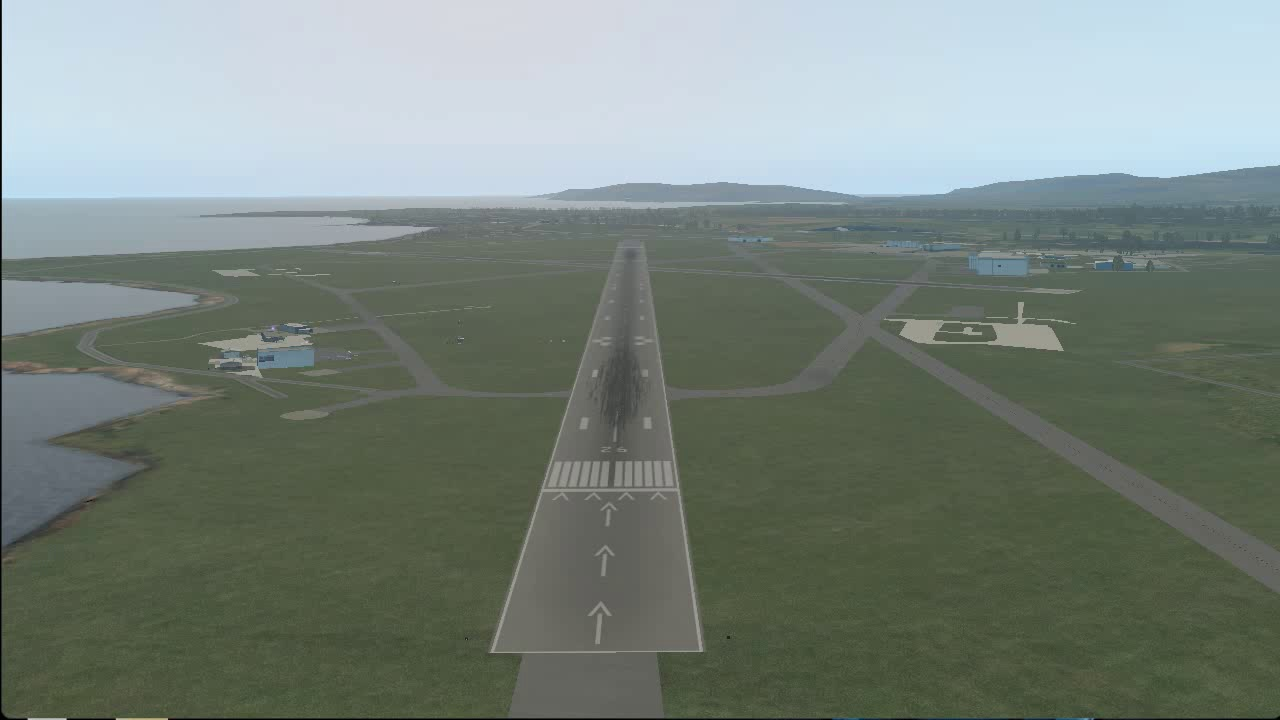
#> input picture inspection_frames/frame_0001.jpg, 1280 x 720 px, found by its file name
$ python roi_hough_test.py
#> lines starting #> are read from the running program, lines starting #| are printed output that depends on the picture
import cv2

IMAGE = r".\inspection_frames\frame_0001.jpg"

image = cv2.imread(IMAGE)
#> image is the input picture: shape (720, 1280, 3); mean B, G, R 124.6, 131.9, 120.8

if image is None:
    raise RuntimeError("Could not open image.")

gray = cv2.cvtColor(image, cv2.COLOR_BGR2GRAY)
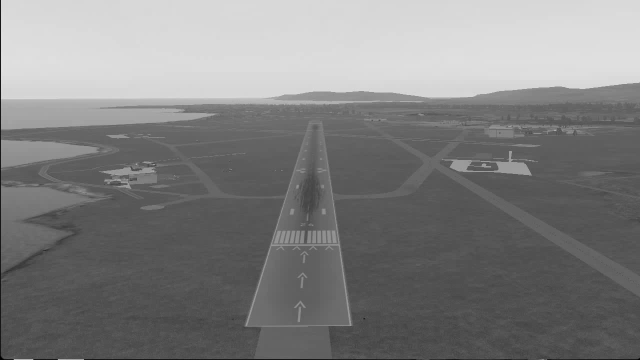
#> gray: shape (720, 1280) (shown at 1/2 size); min 0, max 226, mean 127.7

edges = cv2.Canny(gray, 50, 150)
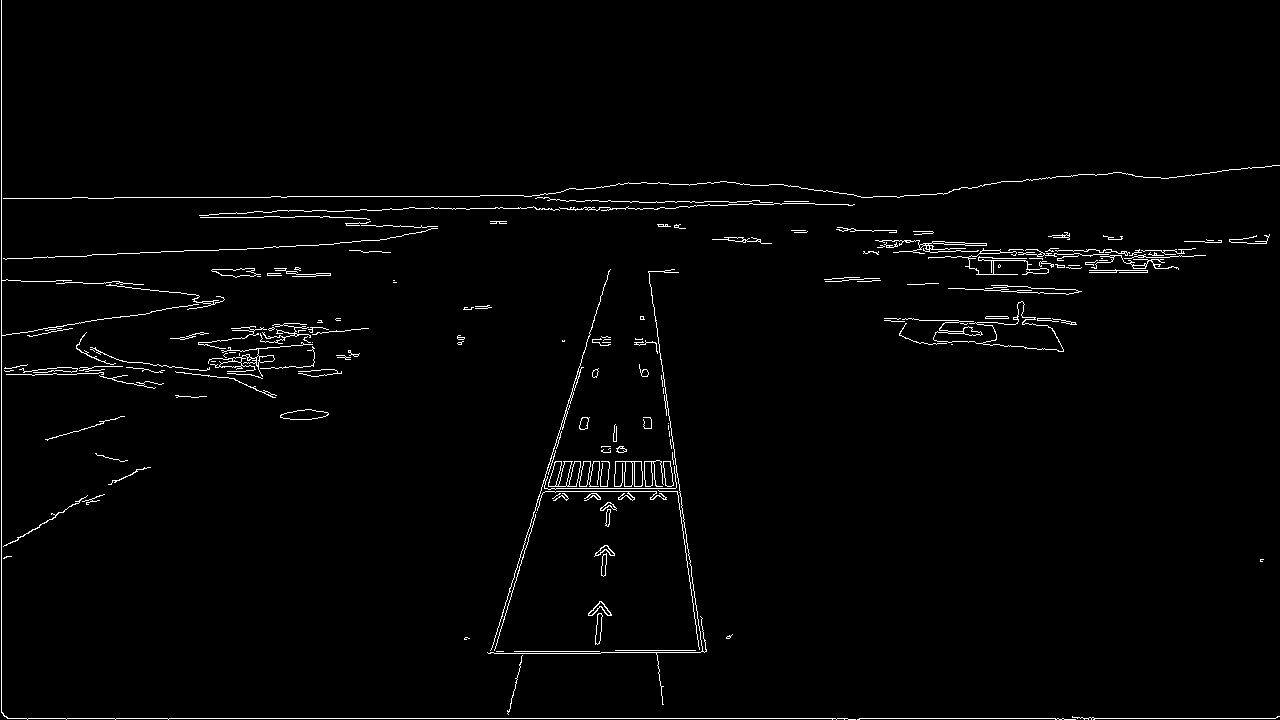
#> edges: shape (720, 1280); 1.8% white in thin lines or dots

height, width = edges.shape

roi = edges[int(height * 0.30):height, :]
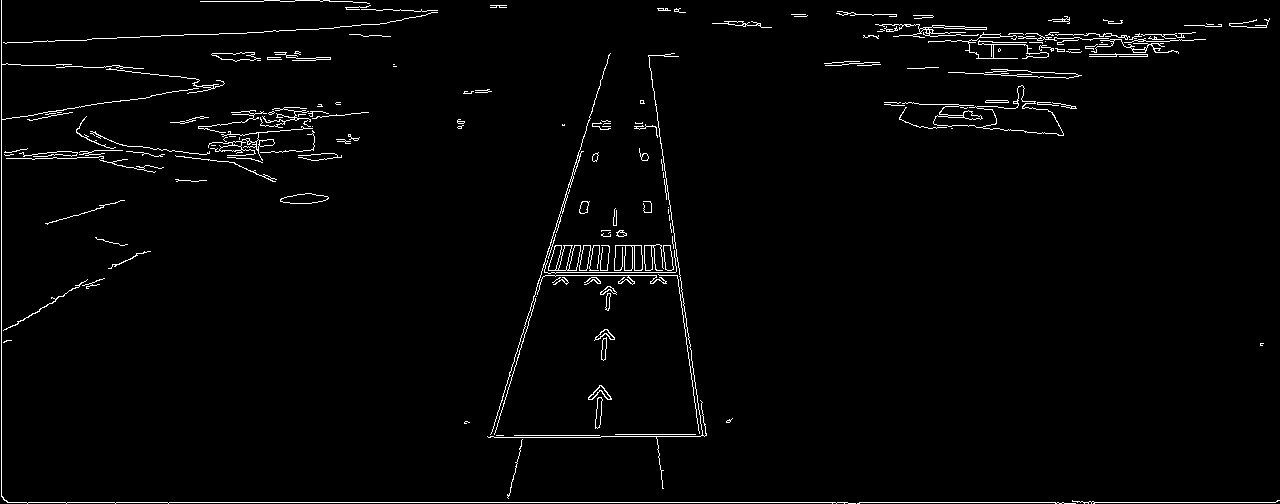
#> roi: shape (504, 1280); 2.1% white in thin lines or dots

lines = cv2.HoughLinesP(
    roi,
    1,
    3.14159 / 180,
    threshold=80,
    minLineLength=80,
    maxLineGap=20
)
#> lines = 36 rows, first 6: [7, 502, 1275, 502], [1, 496, 1, 0], [648, 55, 702, 435], [661, 159, 700, 436], [490, 437, 578, 152], [920, 32, 1076, 40]

if lines is None:
    raise RuntimeError("No lines detected.")

for line in lines:
#> (the run stopped early here; a loop or call above may not have finished)

$ run again, with inspection_frames/frame_0203.jpg copied over inspection_frames/frame_0001.jpg
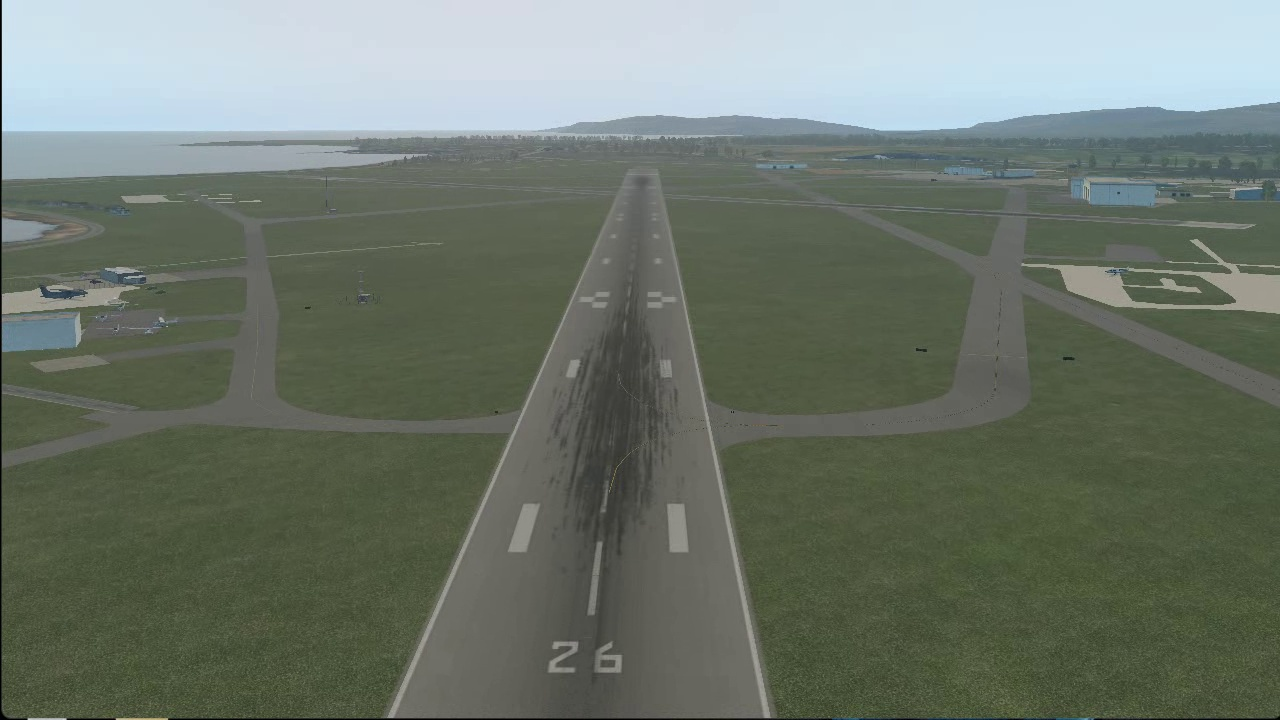
#> input picture inspection_frames/frame_0203.jpg, 1280 x 720 px, found by its file name
#> image is the input picture: shape (720, 1280, 3); mean B, G, R 107.3, 118.3, 108.9
#> `edges = cv2.Canny(gray, 50, 150)`:
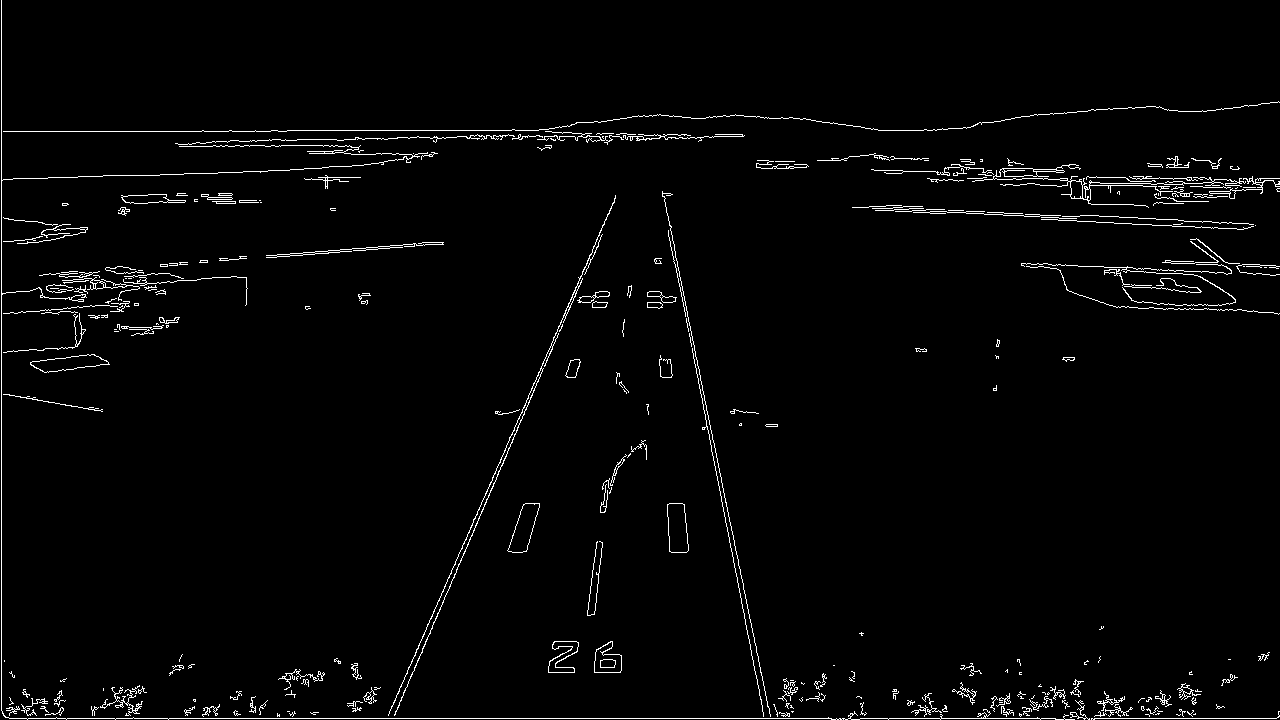
#> edges: shape (720, 1280); 2.2% white in thin lines or dots
#> `roi = edges[int(height * 0.30):height, :]`:
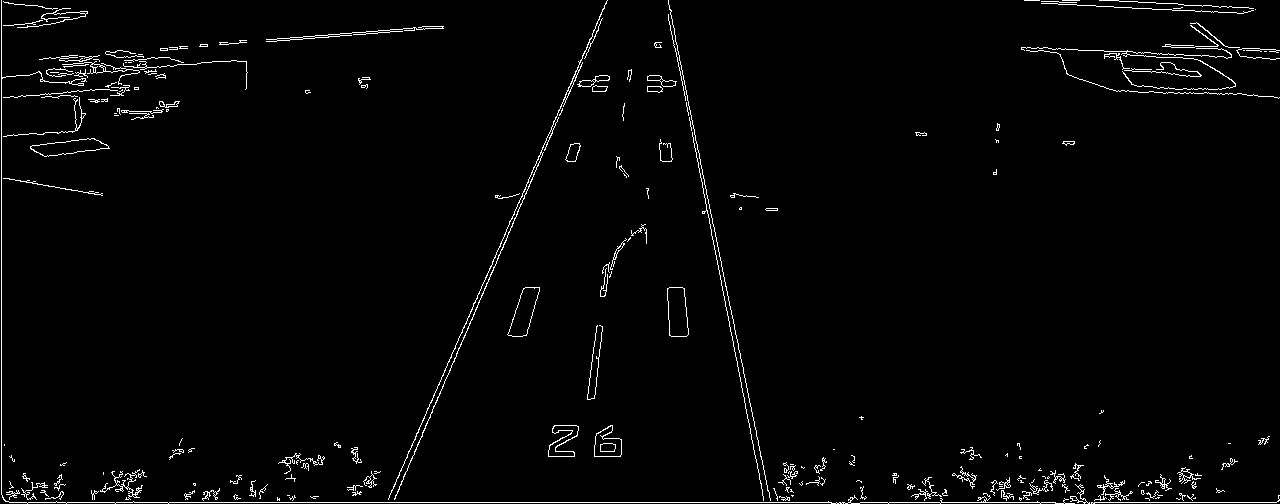
#> roi: shape (504, 1280); 2.1% white in thin lines or dots
#> lines = 32 rows, first 6: [9, 502, 1276, 502], [1, 494, 1, 0], [394, 499, 520, 204], [675, 48, 763, 500], [388, 498, 528, 182], [422, 436, 575, 77]

$ run again, with inspection_frames/frame_0406.jpg copied over inspection_frames/frame_0001.jpg
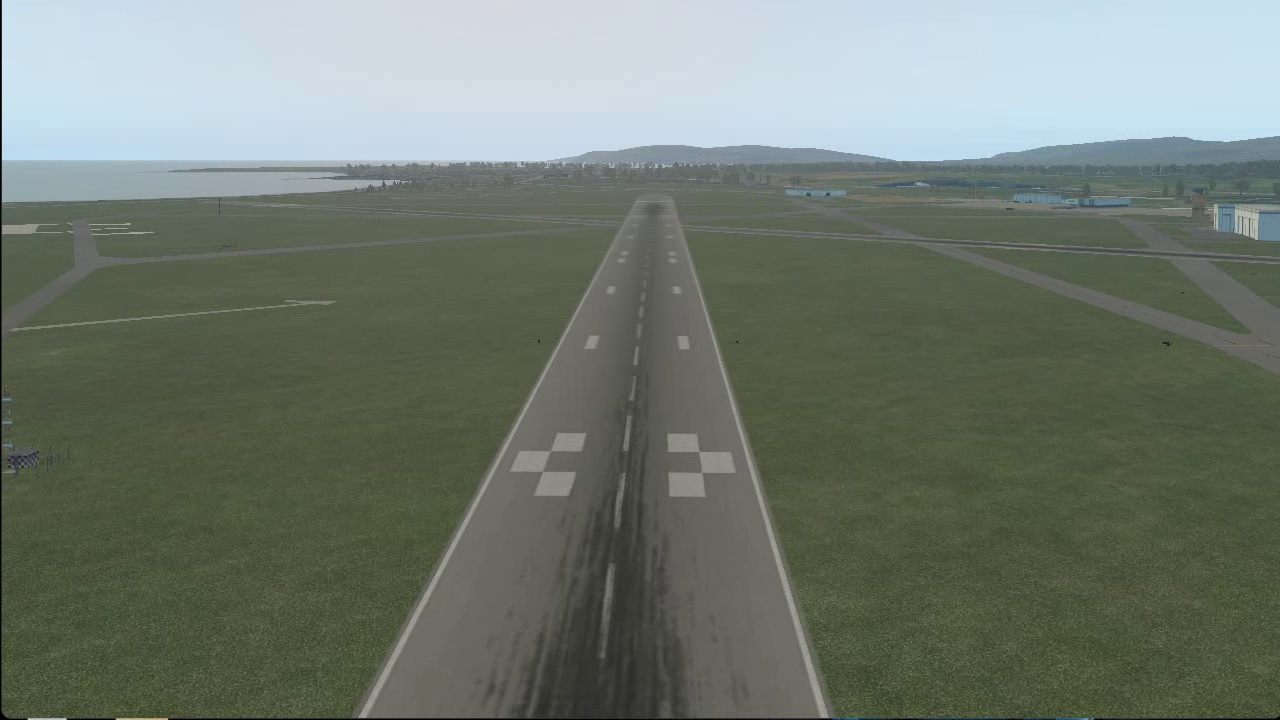
#> input picture inspection_frames/frame_0406.jpg, 1280 x 720 px, found by its file name
#> image is the input picture: shape (720, 1280, 3); mean B, G, R 111.2, 121.6, 112.3
#> `edges = cv2.Canny(gray, 50, 150)`:
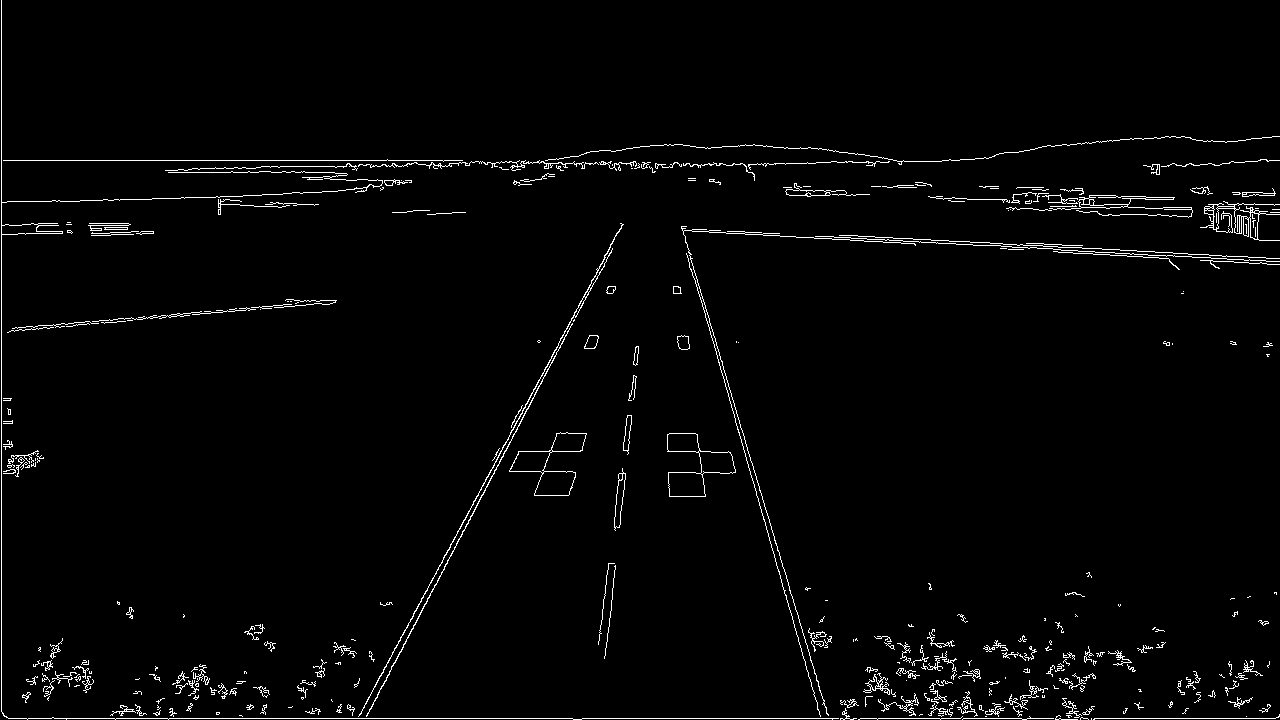
#> edges: shape (720, 1280); 2.1% white in thin lines or dots
#> `roi = edges[int(height * 0.30):height, :]`:
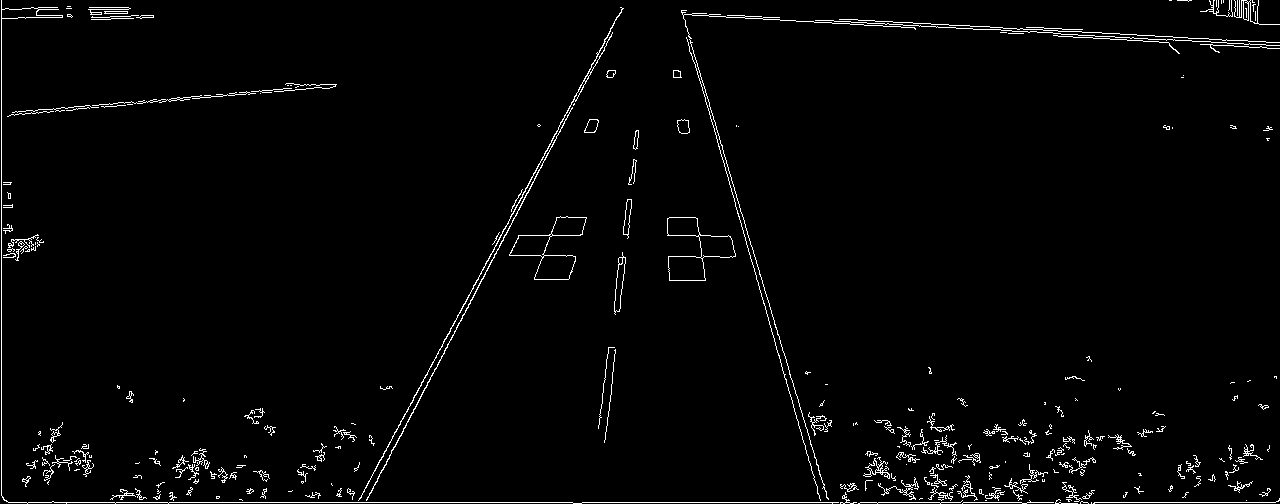
#> roi: shape (504, 1280); 2.2% white in thin lines or dots
#> lines = 29 rows, first 6: [8, 502, 1275, 502], [1, 495, 1, 0], [359, 499, 533, 173], [839, 19, 1279, 42], [694, 62, 820, 500], [815, 20, 1279, 45]
